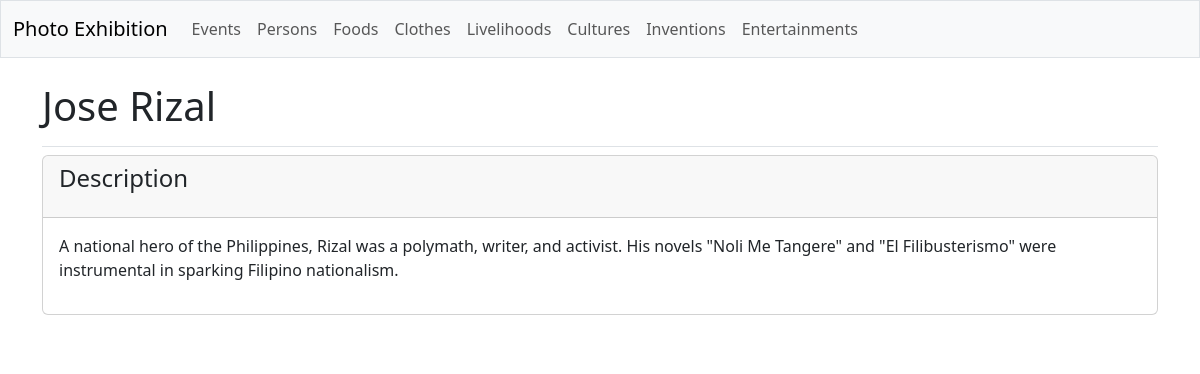
The app's page /galleries/persons/4/, older data.
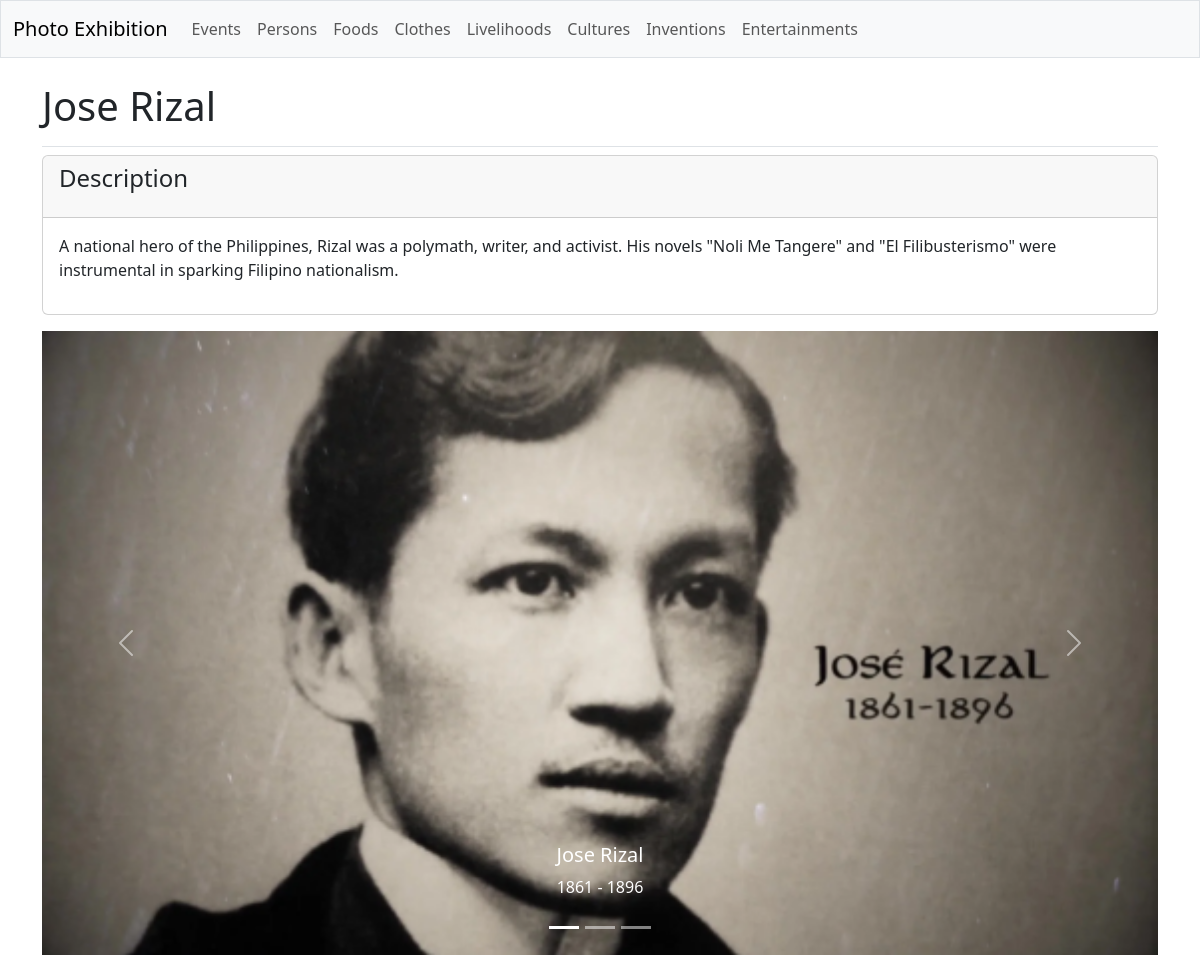
The same page, newer data.
### galleries/models.py (models this page shows, shortened)
class PersonDetail(models.Model):
    person = models.ForeignKey(Person, on_delete=models.CASCADE)
    person_subtext = models.TextField()

class PersonsImage(models.Model):
    person = models.ForeignKey(Person, on_delete=models.CASCADE)
    image = models.ImageField(upload_to='persons/')
    title = models.CharField(max_length=150)
    sub_title = models.CharField(max_length=100)

### galleries/views.py (the view)
# urls.py: path('persons/<int:person_id>/', views.person_detail, name='person_detail'),
def person_detail(request, person_id):
    person = Person.objects.get(id=person_id)
    images = PersonsImage.objects.filter(person=person)
    person_details = person.persondetail_set.all()
    context = {'person': person, 'person_details': person_details, 'images': images}
    return render(request, 'galleries/person_detail.html', context)

### galleries/templates/galleries/person_detail.html (shortened to what this page needs)
{% extends 'galleries/base.html' %}
{% block page_header %}
  <h1>{{ person.person_text }}</h1>
{% endblock page_header %}
{% block content %}
  {% for person_detail in person_details %}
    <div class="card mb-3">
      <h4 class="card-header">
        <p>Description</p>
      </h4>
      <div class="card-body">{{ person_detail.person_subtext|linebreaks }}</div>
    </div>
  {% empty %}
    <p>There are no details for this person yet.</p>
  {% endfor %}
  <div id="carouselExampleCaptions" class="carousel slide">
    <div class="carousel-indicators">
      <button type="button" data-bs-target="#carouselExampleCaptions" data-bs-slide-to="0" class="active" aria-current="true" aria-label="Slide 1"></button>
      <button type="button" data-bs-target="#carouselExampleCaptions" data-bs-slide-to="1" aria-label="Slide 2"></button>
      <button type="button" data-bs-target="#carouselExampleCaptions" data-bs-slide-to="2" aria-label="Slide 3"></button>
    </div>
    <div class="carousel-inner">
      {% for image in images %}
        <div class="carousel-item {% if forloop.counter0 == 0 %}active{% endif %}">
          <img src="{{ image.image.url }}" class="d-block w-100" alt="...">
          <div class="carousel-caption d-none d-md-block">
            <h5>{{ image.title }}</h5>
            <p>{{ image.sub_title }}</p>
          </div>
        </div>
      {% endfor %}
    </div>
    <button class="carousel-control-prev" type="button" data-bs-target="#carouselExampleCaptions" data-bs-slide="prev">
      <span class="carousel-control-prev-icon" aria-hidden="true"></span>
    </button>
    <button class="carousel-control-next" type="button" data-bs-target="#carouselExampleCaptions" data-bs-slide="next">
      <span class="carousel-control-next-icon" aria-hidden="true"></span>
    </button>
  </div>
{% endblock content %}

Row changes from the older to the newer data that the page shows:
added PersonsImage: image (picture), title "Jose Rizal", sub_title "1861 - 1896"
